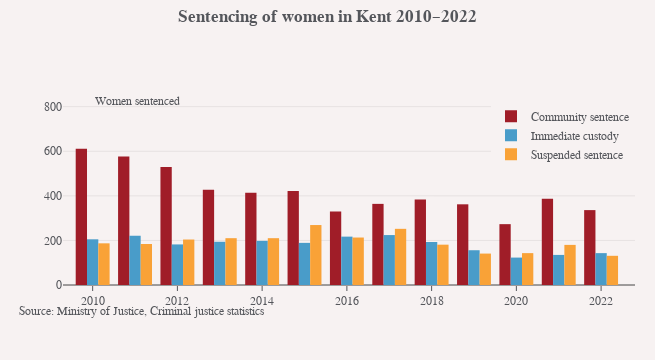

Notebook code cell kept with this figure:
### Code cell
pfa_df = df[df["pfa"] == "Kent"]
trace_list = [] # Need to empty my trace_list with every loop through each PFA so that charts are plotted separately
fig = go.Figure() # Need to also instantiate the figure with every loop in order to clear fig.data values

for i in pfa_df["outcome"].unique():  # Creating a for loop to extract unique values from the dataframe and make traces
    pfa_df_outcome = pfa_df[pfa_df["outcome"] == i]

    trace = go.Bar(
        x=pfa_df_outcome["year"],
        y=pfa_df_outcome["freq"],
        name=str(pfa_df_outcome["outcome"].iloc[0]),
        customdata=pfa_df_outcome["outcome"].str.lower(),
        hovertemplate="%{y} %{customdata}<extra></extra>",
    )

    trace_list.append(trace)

fig.add_traces(trace_list)

## Chart title
title = textwrap.wrap(f'<b>Sentencing of women in {pfa_df_outcome["pfa"].iloc[0]} 2010–2022</b>', width=60)

fig.update_layout(
    # margin=dict(l=0, b=0, r=0),
    margin=dict(l=63, b=75, r=20),
    barmode="group",
    title="<br>".join(title),
    title_y=0.94,
    title_yanchor="bottom",
    yaxis_title="",
    yaxis_tick0=0,
    yaxis_tickformat=",.0f",
    xaxis_showgrid=False,
    xaxis_tickcolor="#54565B",
    xaxis_dtick=2,
    xaxis_tick0=2010,
    showlegend=True,
    hovermode="x",
    modebar_activecolor="#A01D28",
    width=655,
    height=360,
)

fig.update_layout(legend=dict(
    yanchor="top",
    y=0.99,
    xanchor="right",
    x=1
))

## Chart annotations
annotations = []

# # Adding source label
source = prt_theme.sourceAnnotation("Ministry of Justice, Criminal justice statistics", annotations)

# Adding y-axis label
annotations.append(
    dict(
        xref="x",
        yref="paper",
        x=pfa_df_outcome["year"].iloc[0],
        y=1.04,
        align="left",
        xanchor="left",
        showarrow=False,
        text="Women sentenced",
        font_size=12,
    )
)

# Adding annotations to layout
fig.update_layout(annotations=annotations)


## Setting chart axis ranges
max_y_val = 0
for i in range(len(fig.data)):
    max_trace = (fig.data[i].y).max()
    if max_trace > max_y_val:
        max_y_val = max_trace

y_intervals = [52, 103, 204, 305, 405, 606, 830, 909, 1210, 2020, 3040]
y_max_idx = min(range(len(y_intervals)), key = lambda i: abs(y_intervals[i]-max_y_val))
if y_intervals[y_max_idx] <= max_y_val:
    y_max = y_intervals[y_max_idx + 1]
else: 
    y_max = y_intervals[y_max_idx]


fig.update_yaxes(range=[0, y_max])
fig.update_xaxes(range=[2009.3, 2022.8])

fig.show()

## Exporting to static image

# Save results to ../reports/figures/cust_comm_sus_sent, generate if does not exist.
export_path = Path.joinpath(Path.cwd(), f"{config['data']['outPath']}", "cust_comm_sus_sent")
export_path.mkdir(parents=True, exist_ok=True) #generate if does not exist

# Setting filename variable and full path

filename = str(pfa_df_outcome["pfa"].iloc[0])
export_svg_path = Path.joinpath(export_path, f'{filename}' + '.svg')

# fig.write_image(export_svg_path)

### Figure 1 — Plotly figure (JSON) as saved in the notebook; plotly's stock layout.template omitted (floating-point values rounded to 4 significant figures)
{"data": [{"customdata": ["community sentence", "community sentence", "community sentence", "community sentence", "community sentence", "community sentence", "community sentence", "community sentence", "community sentence", "community sentence", "community sentence", "community sentence", "community sentence"], "hovertemplate": "%{y} %{customdata}<extra></extra>", "name": "Community sentence", "type": "bar", "x": [2010, 2011, 2012, 2013, 2014, 2015, 2016, 2017, 2018, 2019, 2020, 2021, 2022], "y": [611, 576, 529, 427, 414, 422, 330, 364, 384, 362, 273, 387, 336]}, {"customdata": ["immediate custody", "immediate custody", "immediate custody", "immediate custody", "immediate custody", "immediate custody", "immediate custody", "immediate custody", "immediate custody", "immediate custody", "immediate custody", "immediate custody", "immediate custody"], "hovertemplate": "%{y} %{customdata}<extra></extra>", "name": "Immediate custody", "type": "bar", "x": [2010, 2011, 2012, 2013, 2014, 2015, 2016, 2017, 2018, 2019, 2020, 2021, 2022], "y": [205, 221, 182, 194, 198, 189, 217, 224, 193, 156, 123, 135, 143]}, {"customdata": ["suspended sentence", "suspended sentence", "suspended sentence", "suspended sentence", "suspended sentence", "suspended sentence", "suspended sentence", "suspended sentence", "suspended sentence", "suspended sentence", "suspended sentence", "suspended sentence", "suspended sentence"], "hovertemplate": "%{y} %{customdata}<extra></extra>", "name": "Suspended sentence", "type": "bar", "x": [2010, 2011, 2012, 2013, 2014, 2015, 2016, 2017, 2018, 2019, 2020, 2021, 2022], "y": [187, 184, 204, 210, 210, 269, 213, 252, 181, 141, 143, 180, 131]}], "layout": {"annotations": [{"align": "left", "font": {"size": 12}, "showarrow": false, "text": "Source: Ministry of Justice, Criminal justice statistics", "x": -0.08, "xref": "paper", "y": -0.19, "yref": "paper"}, {"align": "left", "font": {"size": 12}, "showarrow": false, "text": "Women sentenced", "x": 2010, "xanchor": "left", "xref": "x", "y": 1.04, "yref": "paper"}], "barmode": "group", "height": 360, "hovermode": "x", "legend": {"x": 1, "xanchor": "right", "y": 0.99, "yanchor": "top"}, "margin": {"b": 75, "l": 63, "r": 20}, "modebar": {"activecolor": "#A01D28"}, "showlegend": true, "title": {"text": "<b>Sentencing of women in Kent 2010–2022</b>", "y": 0.94, "yanchor": "bottom"}, "width": 655, "xaxis": {"dtick": 2, "range": [2009.0, 2023.0], "showgrid": false, "tick0": 2010, "tickcolor": "#54565B"}, "yaxis": {"range": [0, 830], "tick0": 0, "tickformat": ",.0f", "title": {"text": ""}}}}
